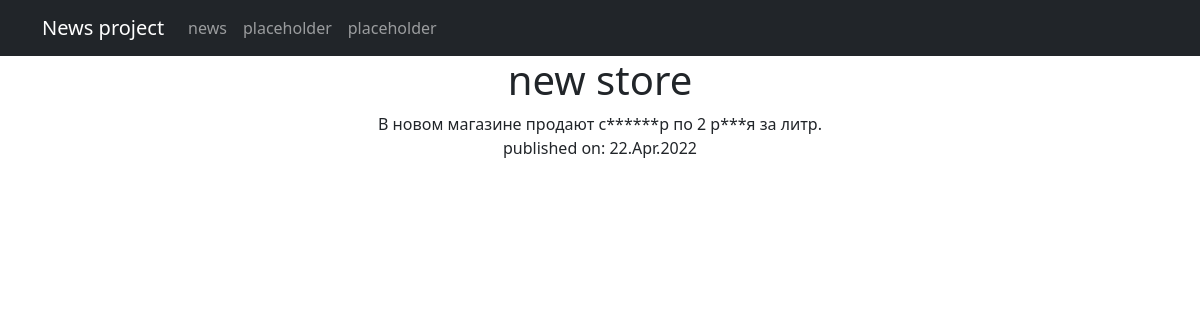
Page /news/4 on the committed database.
### news/models.py (models this page shows, shortened)
class Post(models.Model):
    author = models.ForeignKey(Author, on_delete=models.CASCADE)
    type = models.CharField(max_length=2, choices=post_types)
    creation_time = models.DateTimeField(auto_now_add=True)
    categories = models.ManyToManyField(Category, through="PostCategory")
    header = models.CharField(max_length=255)
    text = models.TextField()
    rating = models.IntegerField(default=0)

### news/views.py (the view)
# urls.py: path('<int:pk>', NewsDetail.as_view()),
class NewsDetail(DetailView):
    model = Post
    template_name = "news_detail.html"
    context_object_name = "news_detail"

### news/templatetags/custom_filters.py (called while the page is built)
@register.filter()
def censor(text):
    text = text.split()
    for i, word in enumerate(text):
        print(text[i])
        if "".join(c for c in word.lower() if c.isalpha()) in WORD_BLACKLIST:
            text[i] = word[0] + "".join("*" for _ in word[1:-1]) + word[-1]
            print(text[i])
    return " ".join(text)

### templates/news_detail.html (shortened to what this page needs)
{% extends 'flatpages/default.html' %}
{% load custom_filters %}
{% block content %}
<h1>{{news_detail.header|censor}}</h1>
<div>{{news_detail.text|censor}}<br>published on: {{news_detail.creation_time|date:'d.M.Y'}}</div>
{% endblock content %}

### rows in the picture
Post: header|censor "new store", text|censor "В новом магазине продают с******р по 2 р***я за литр.", creation_time "22.Apr.2022"
